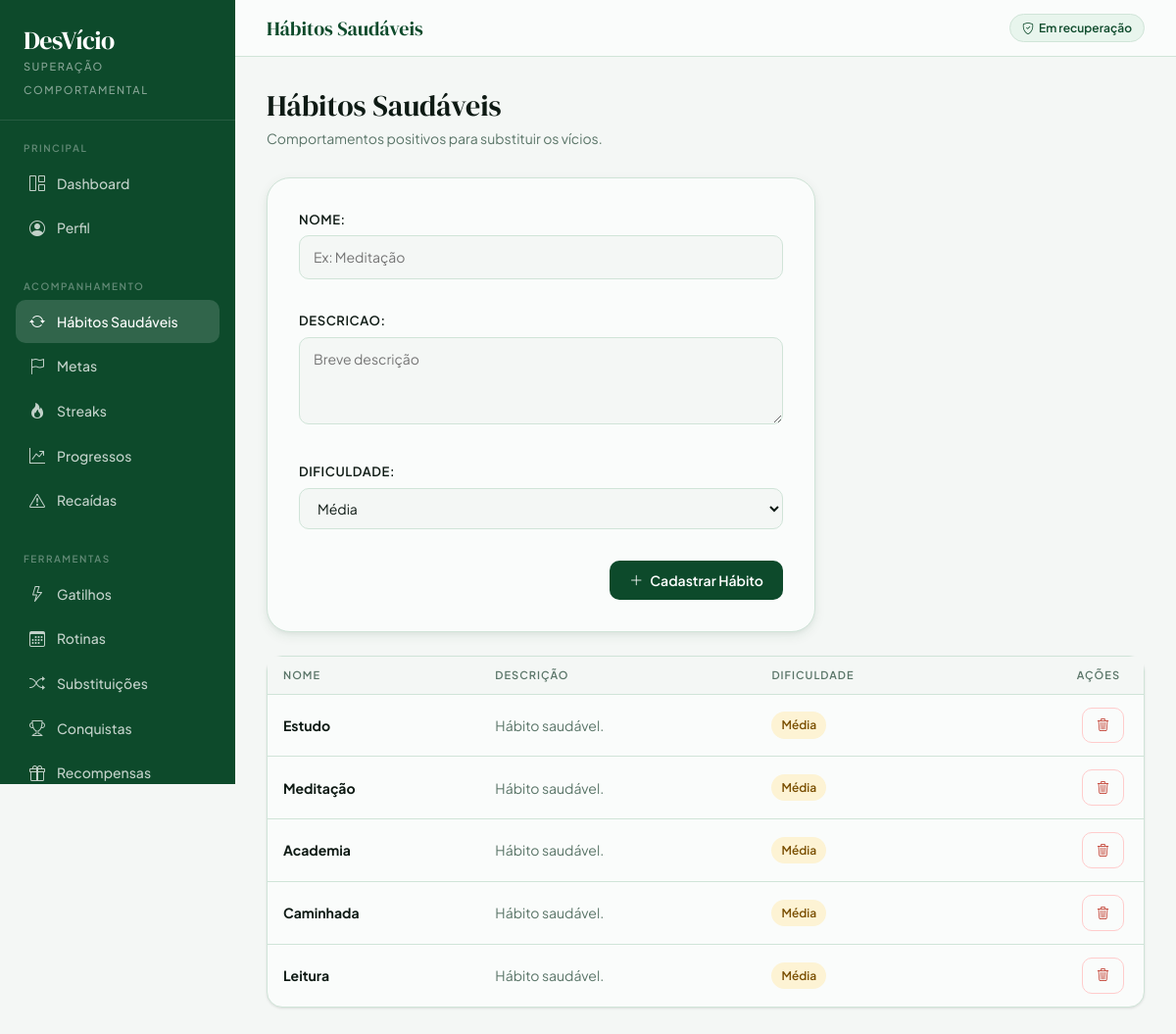
Page /habitos/ (signed in) on the committed database.
### app/models.py (models this page shows, shortened)
class Habito(models.Model):
    DIFICULDADE_CHOICES = [
        ('Baixa', 'Baixa'),
        ('Média', 'Média'),
        ('Alta', 'Alta'),
    ]
    usuario = models.ForeignKey(Usuario, on_delete=models.CASCADE, related_name='habitos')
    nome = models.CharField(max_length=100)
    descricao = models.TextField(blank=True)
    dificuldade = models.CharField(max_length=10, choices=DIFICULDADE_CHOICES, default='Média')
    data_cadastro = models.DateField(default=timezone.now)

### app/views.py (the view)
    def wrapper(request, *args, **kwargs):
        if not usuario_logado(request):
            messages.warning(request, 'Você precisa entrar para acessar essa página.')
            return redirect('login')
        return view_func(request, *args, **kwargs)

### app/forms.py
class HabitoForm(forms.ModelForm):
    class Meta:
        model = Habito
        fields = ['nome', 'descricao', 'dificuldade']
        widgets = {
            'nome': forms.TextInput(attrs={'placeholder': 'Ex: Meditação'}),
            'descricao': forms.Textarea(attrs={'placeholder': 'Breve descrição', 'rows': 3}),
        }

### app/views.py (called while the page is built)
def usuario_logado(request):
    user_id = request.session.get('usuario_id')
    if not user_id:
        return None
    return Usuario.objects.filter(id=user_id).first()

def login_obrigatorio(view_func):
    def wrapper(request, *args, **kwargs):
        if not usuario_logado(request):
            messages.warning(request, 'Você precisa entrar para acessar essa página.')
            return redirect('login')
        return view_func(request, *args, **kwargs)
    return wrapper

@login_obrigatorio
def habitos_view(request):
    usuario = usuario_logado(request)
    if request.method == 'POST':
        form = HabitoForm(request.POST)
        if form.is_valid():
            habito = form.save(commit=False)
            habito.usuario = usuario
            habito.save()
            registrar_historico(usuario, f'Cadastrou o hábito "{habito.nome}"', 'cadastro')
            messages.success(request, 'Hábito cadastrado com sucesso!')
            return redirect('habitos')
    else:
        form = HabitoForm()
    habitos = Habito.objects.filter(usuario=usuario).order_by('-id')
    return render(request, 'habitos.html', {'habitos': habitos, 'form': form})

### app/templates/habitos.html (shortened to what this page needs)
{% extends 'base.html' %}
{% block topbar_title %}Hábitos Saudáveis{% endblock %}
{% block nav_habitos %}active{% endblock %}
{% block content %}
<div class="page-header">
    <h1>Hábitos Saudáveis</h1>
    <p>Comportamentos positivos para substituir os vícios.</p>
</div>
<div class="form-card" style="margin-bottom:24px">
    <form method="POST">
        {{ form.as_p }}
        <div style="display:flex; justify-content:flex-end; margin-top:8px;">
            <button type="submit" class="btn-forest"><i class="bi bi-plus-lg"></i> Cadastrar Hábito</button>
        </div>
    </form>
</div>
<div class="card-clean">
    <div class="table-responsive">
        <table class="table-clean">
            <thead>
                <tr>
                    <th>Nome</th>
                    <th>Descrição</th>
                    <th>Dificuldade</th>
                    <th style="text-align:right; padding-right:24px">Ações</th>
                </tr>
            </thead>
            <tbody>
                {% for habito in habitos %}
                <tr>
                    <td><strong>{{ habito.nome }}</strong></td>
                    <td style="color:var(--muted)">{{ habito.descricao }}</td>
                    <td>
                        <span class="badge-clean {% if habito.dificuldade == 'Alta' %}badge-danger{% elif habito.dificuldade == 'Média' %}badge-warning{% else %}badge-success{% endif %}">
                            {{ habito.dificuldade }}
                        </span>
                    </td>
                    <td style="text-align:right; padding-right:20px">
                        <a href="{% url 'deletar_habito' habito.id %}" class="btn-danger-ghost" onclick="return confirm('Remover este hábito?')">
                            <i class="bi bi-trash3"></i>
                        </a>
                    </td>
                </tr>
                {% empty %}
                <tr><td colspan="4" style="text-align:center;padding:40px;color:var(--muted)">
                    <i class="bi bi-arrow-repeat" style="font-size:28px;display:block;margin-bottom:8px;opacity:.4"></i>Nenhum hábito cadastrado.
                </td></tr>
                {% endfor %}
            </tbody>
        </table>
    </div>
</div>
{% endblock %}

### app/templates/base.html (style rules this page uses)
:root { --ink: #0e1a14; --forest: #0d4a2b; --sage: #1a7a45; --mint: #3cb870; --pale: #e8f5ed; --paper: #f4f7f5; --cream: #fafcfb; --rule: #d0e4d8; --muted: #5a7568; --danger: #c0392b; --amber: #b8680f; --gold: #e8a020; --radius-sm: 6px; --radius-md: 10px; --radius-lg: 16px; --radius-xl: 24px; --shadow-sm: 0 1px 3px rgba(0,0,0,.07), 0 1px 2px rgba(0,0,0,.04); --shadow-md: 0 4px 12px rgba(13,74,43,.08), 0 2px 4px rgba(0,0,0,.04); --font-serif: 'DM Serif Display', Georgia, serif; --font-sans: 'Plus Jakarta Sans', system-ui, sans-serif; --font-mono: 'DM Mono', monospace; }
*, *::before, *::after { box-sizing: border-box; }
body { background: var(--paper); color: var(--ink); font-family: var(--font-sans); font-size: 15px; line-height: 1.6; margin: 0; }
.card-clean { background: var(--cream); border: 1px solid var(--rule); border-radius: var(--radius-lg); box-shadow: var(--shadow-sm); }
.table-clean { width: 100%; border-collapse: collapse; font-size: 14px; }
.table-clean thead th { font-size: 11px; font-weight: 600; text-transform: uppercase; letter-spacing: 1px; color: var(--muted); padding: 10px 16px; background: var(--paper); border-bottom: 1px solid var(--rule); text-align: left; white-space: nowrap; }
.table-clean tbody tr { border-bottom: 1px solid var(--rule); transition: background .1s; }
.table-clean tbody tr:last-child { border-bottom: none; }
.table-clean td { padding: 13px 16px; color: var(--ink); vertical-align: middle; }
.badge-clean { display: inline-flex; align-items: center; gap: 5px; font-size: 12px; font-weight: 600; padding: 4px 10px; border-radius: 100px; }
.badge-warning { background: #fdf3d4; color: #7a4f00; }
.btn-forest { background: var(--forest); color: #fff; border: none; border-radius: var(--radius-md); padding: 9px 20px; font-size: 14px; font-weight: 600; font-family: var(--font-sans); cursor: pointer; text-decoration: none; display: inline-flex; align-items: center; gap: 7px; transition: background .15s, transform .1s; }
.btn-danger-ghost { background: transparent; color: var(--danger); border: 1px solid #fcc; border-radius: var(--radius-md); padding: 7px 14px; font-size: 13px; font-weight: 500; font-family: var(--font-sans); cursor: pointer; text-decoration: none; display: inline-flex; align-items: center; gap: 6px; transition: background .15s; }
.page-header { margin-bottom: 28px; }
.page-header h1 { font-family: var(--font-serif); font-size: 30px; color: var(--ink); margin: 0 0 4px; }
.page-header p { color: var(--muted); font-size: 14px; margin: 0; }
.form-card { background: var(--cream); border: 1px solid var(--rule); border-radius: var(--radius-xl); padding: 32px; max-width: 560px; box-shadow: var(--shadow-md); }
.form-card label { font-size: 13px; font-weight: 600; color: var(--ink); text-transform: uppercase; letter-spacing: .6px; margin-bottom: 6px; display: block; }
.form-card input, .form-card select, .form-card textarea { width: 100%; background: var(--paper); border: 1px solid var(--rule); border-radius: var(--radius-md); padding: 10px 14px; font-size: 14px; font-family: var(--font-sans); color: var(--ink); outline: none; transition: border-color .15s, box-shadow .15s; margin-bottom: 16px; }

### rows in the picture
Habito: nome "Estudo", descricao "Hábito saudável.", dificuldade "Média"
Habito: nome "Meditação", descricao "Hábito saudável.", dificuldade "Média"
Habito: nome "Academia", descricao "Hábito saudável.", dificuldade "Média"
Habito: nome "Caminhada", descricao "Hábito saudável.", dificuldade "Média"
Habito: nome "Leitura", descricao "Hábito saudável.", dificuldade "Média"
